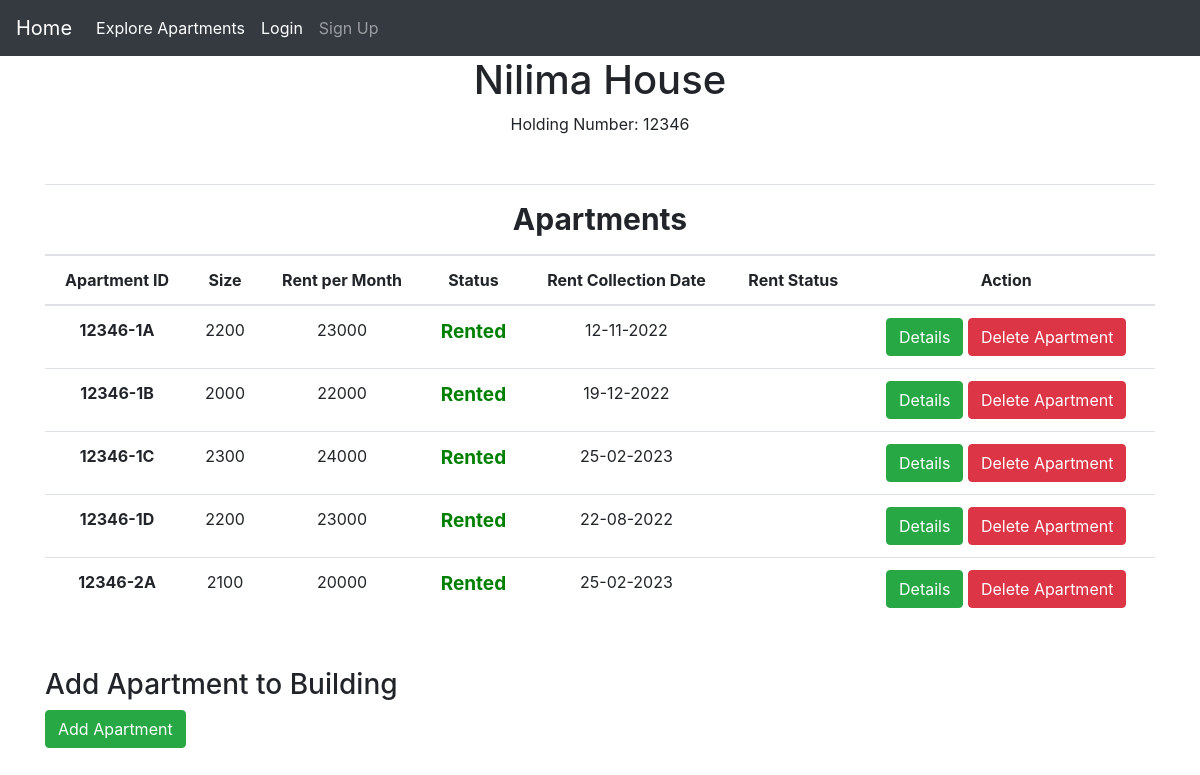
/owner/owner_profile.php?showHolding=12346, run on an earlier commit of the app's database.
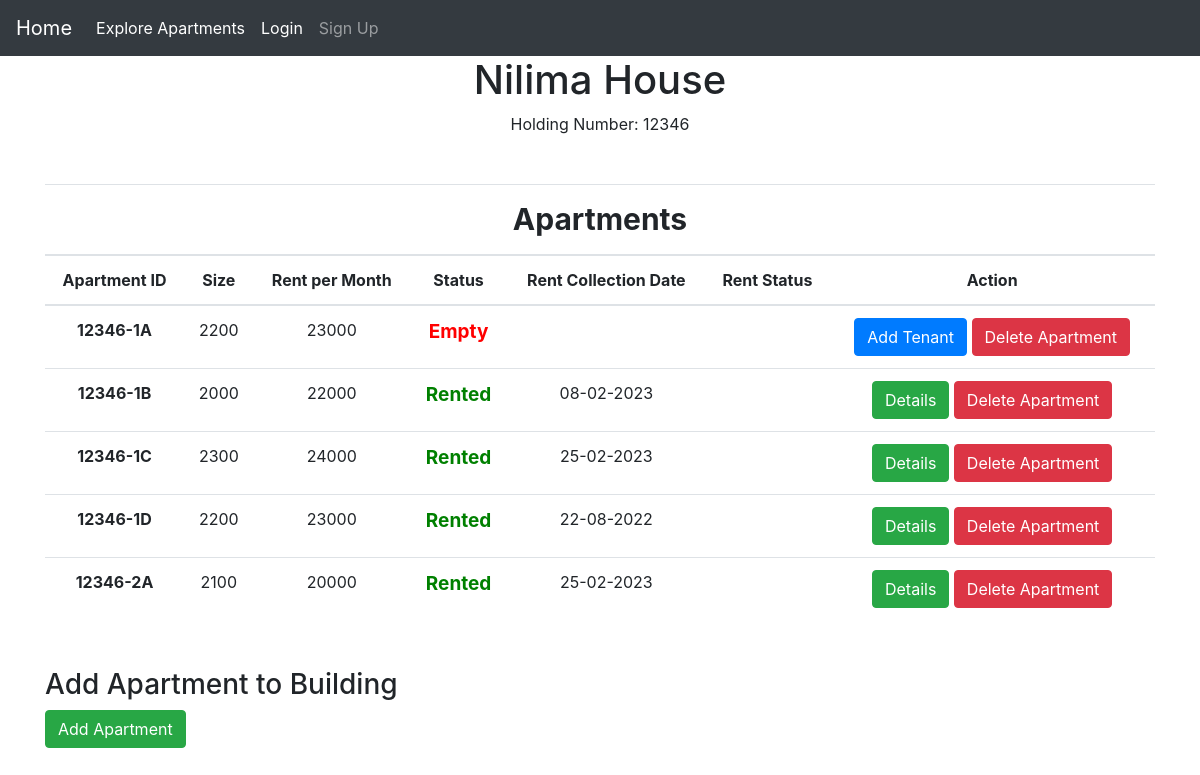
And on a later commit of the database.
### tables this page shows
CREATE TABLE `apartment` (
  `ApartmentID` varchar(100) NOT NULL,
  `holdingNumber` bigint(20) NOT NULL,
  `rentpermonth` double NOT NULL,
  `size` double NOT NULL,
  `availability` tinyint(1) NOT NULL DEFAULT 1,
  `BHK` int(100) NOT NULL,
  `available_from` date DEFAULT NULL
);

CREATE TABLE `tenant` (
  `ApartmentID` varchar(100) NOT NULL,
  `first_name` varchar(100) NOT NULL,
  `last_name` varchar(100) NOT NULL,
  `phone` varchar(100) NOT NULL,
  `email` varchar(100) NOT NULL,
  `image` varchar(200) NOT NULL,
  `nid` varchar(100) NOT NULL,
  `fdesc` varchar(300) NOT NULL,
  `registerddate` date NOT NULL DEFAULT current_timestamp(),
  `nid_image` varchar(200) NOT NULL,
  `advanced_amount` double NOT NULL
);

### functions.php (called while the page is built, shortened)
<?php
    function show_date($rcd) {
        if ($rcd != 'empty') {
            return date_format($rcd, "d-m-Y");
        }
        return '';
    }
?>

### owner/owner_profile.php (the view, shortened to what this page needs)
<!doctype html>
<html lang="en">
    <head>
            <link rel="stylesheet" href="https://cdn.jsdelivr.net/npm/bootstrap@4.0.0/dist/css/bootstrap.min.css">
    </head>
  <body>
<?php
    require_once('../home/_nav_from_show_building_info.php');
    include_once('../connect.php');
    if (isset($_GET['showHolding'])) {
        $hld = $_GET['showHolding'];
        $sql = "select * from `building` where holdingNumber=$hld";
        $result = mysqli_query($con, $sql);
        while ($row = mysqli_fetch_assoc($result)) {
            $name = $row['buildingName'];
            $hld = $row['holdingNumber'];
            echo '<div class="building-info" style="text-align: center;">
                        <h1 class="building-name">'.$name.'</h1>
                        <p class="holding-number">Holding Number: '.$hld.'</p>
                </div>';
        }
    }
        ?>
         <div class="container my-5">
              <table class="table">
                    <thead>
                        <tr>
                            <th colspan="7" style="text-align:center; font-size: 30px">Apartments</th>
                        </tr>
                        <tr>
                            <th scope="col" style="text-align: center">Apartment ID</th>
                            <th scope="col" style="text-align: center">Size </th>
                            <th scope="col" style="text-align: center">Rent per Month</th>
                            <th scope="col" style="text-align: center">Status</th>
                            <th scope="col" style="text-align: center">Rent Collection Date</th>
                            <th scope="col" style="text-align: center">Rent Status</th>
                            <th scope="col" style="text-align: center">Action</th>
                        </tr>
                    </thead>
                     <tbody>
        <?php
            include_once('../connect.php');
            include_once('../functions.php');
            if (isset($hld)) {
                $sql = "select * from apartment where holdingNumber=$hld";
                $result = mysqli_query($con, $sql);
                while ($row = mysqli_fetch_assoc($result)) {
                    $aid = $row['ApartmentID'];
                    $rpdn = $row['rentpermonth'];
                    $size = $row['size'];
                    $sql1 = "SELECT registerddate from tenant where ApartmentID='$aid' limit 1";
                    $result1 = mysqli_query($con, $sql1);
                    if (mysqli_num_rows($result1)){
                        $row1 = mysqli_fetch_assoc($result1);
                        $rcd = date_create($row1['registerddate']);
                        date_add($rcd, date_interval_create_from_date_string("7 days"));
                    } else {
                        $rcd='empty';
                    }
                    $avl=$row['availability'] ? "Empty" : "Rented";
                    if ($avl == "Empty")
                        $col = "red";
                    else
                        $col = "green";
                    $rcd = show_date($rcd);
                    echo '  <tr>
                    <td style="text-align: center;font-weight: bold;">'.$aid.'</td>
                    <td style="text-align: center;">'.$size.'</td>
                    <td style="text-align: center; ">'.$rpdn.'</td>
                    <td style="text-align: center; color: '.$col.'; font-weight: bold; font-size: 19px">'.$avl.'</td>
                    <td style="text-align: center;"> '.$rcd.' </td>
                    <td style="text-align: center;"> </td>';
                    echo '<td style="text-align: center;">';
                    if (!$row['availability'])
                        echo '<a href="../Building/tenant_info.php?aid='.$aid.'"><button class="btn btn-success">Details</button></a>';
                    if ($row['availability'])
                        echo '<a href="../Building/Apartments/tenant_update.php?aid='.$aid.'&hld='.$hld.'"><button class="btn btn-primary">Add Tenant</button></a>';
                        echo '<a href="../Building/Apartments/delete_apartment.php?hld='.$hld.'&aid='.$aid.'"><button class="btn btn-danger">Delete Apartment</button></a>
                    </td>
                    </tr>';
                    }
                }
        ?>
                </tbody>
            </table>
            </div>
            <div class="container">
                <form method="post" action="../Building/Apartments/addapartment.php?id=<?php echo $hld ?>">
                    <h3>Add Apartment to Building</h3>
                    <button class="btn btn-success">Add Apartment</button>
                </form>
            </div>
        </body>
</html>

What changed in the data, as far as the page shows it:
changed apartment "12346-1A": availability "Rented" → "Empty"; tenant.registerddate "12-11-2022" → (not shown); availability "Details" → "Add Tenant"
changed through a linked row, apartment "12346-1B": tenant.registerddate "19-12-2022" → "08-02-2023"
